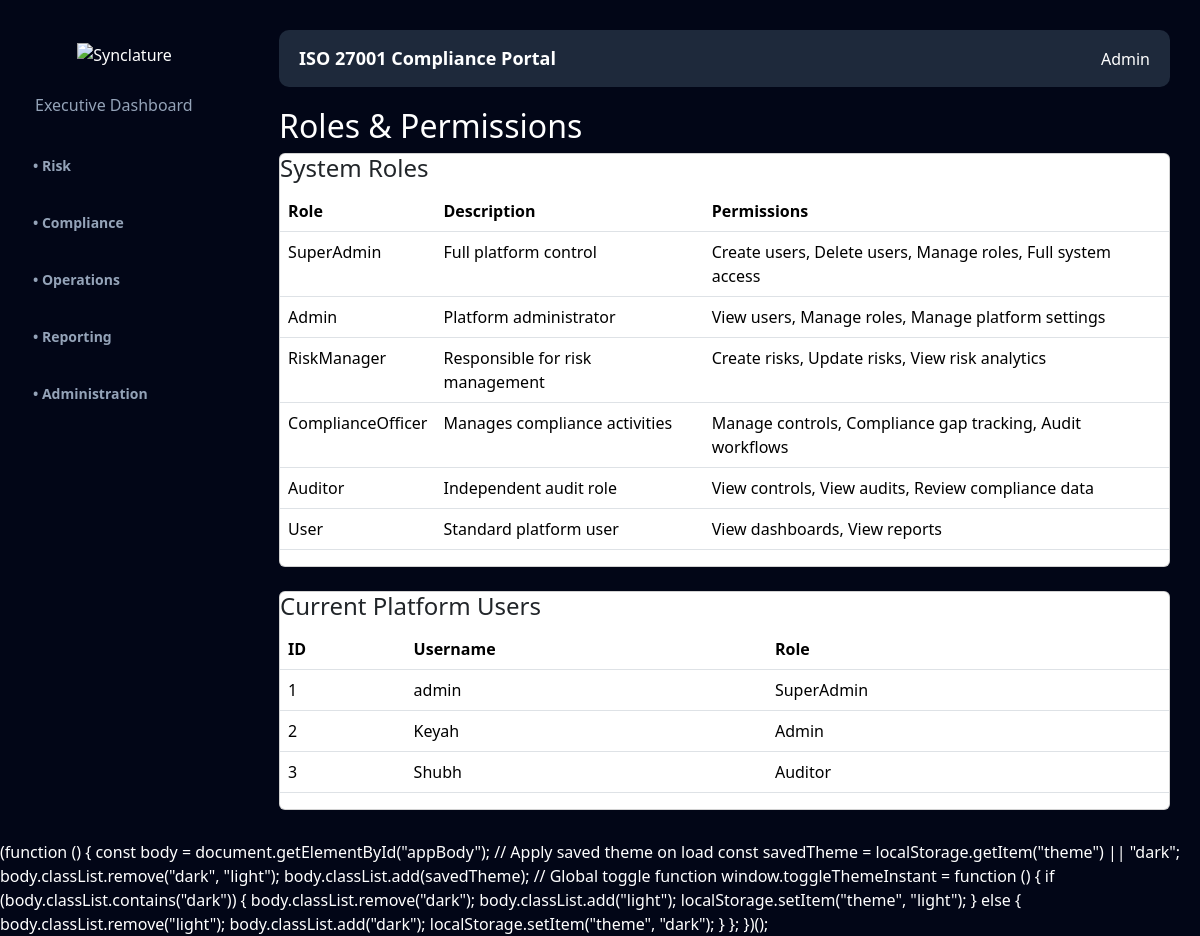
Before: /roles-permissions (signed in) with the older database file.
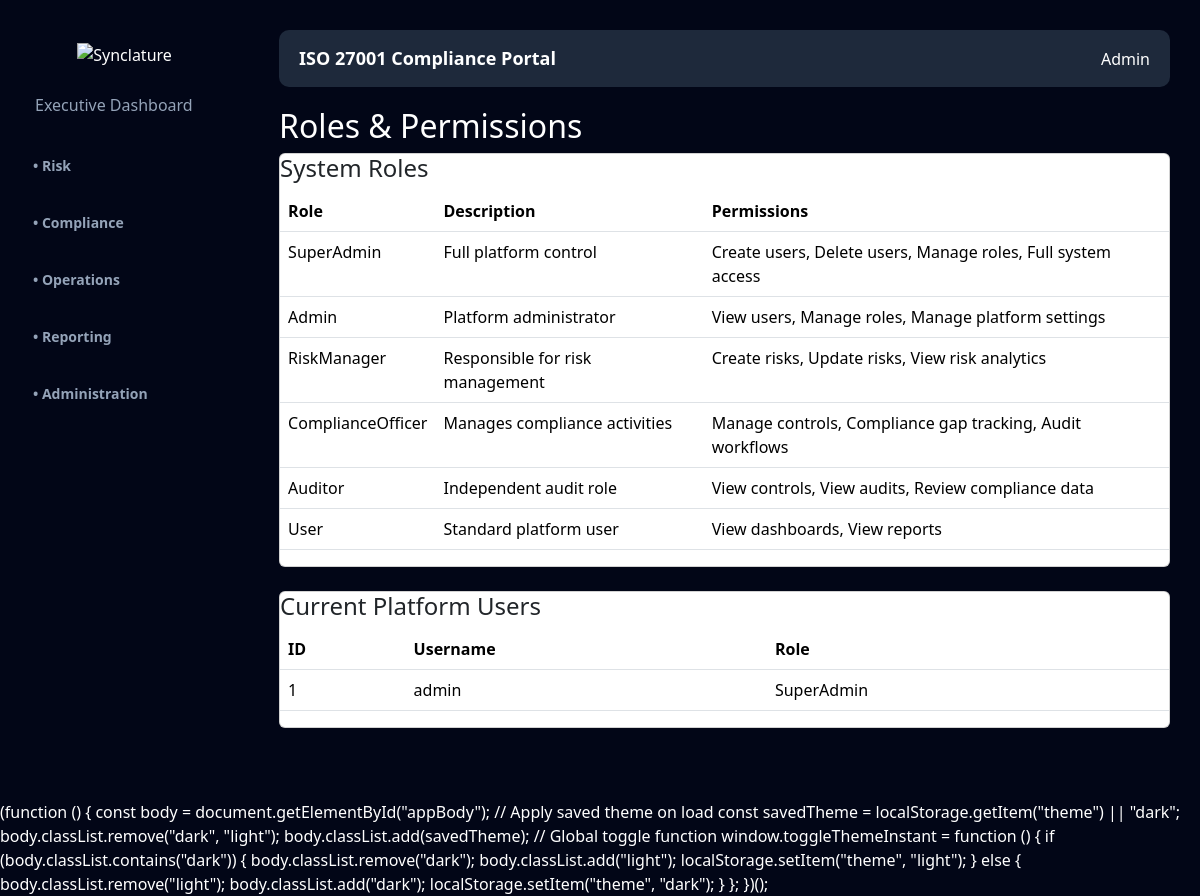
After: the same page with the newer database file.
### models.py (models this page shows)
class User(db.Model):
    id = db.Column(db.Integer, primary_key=True)
    username = db.Column(db.String(100), unique=True)
    password = db.Column(db.String(200))
    role = db.Column(db.String(50))

### app.py (the view)
@app.route("/roles-permissions")
def roles_permissions():
    if "user" not in session:
        return redirect("/login")
    if session.get("role","").lower() not in ["admin","superadmin"]:
        return "Access Denied"
    users = User.query.all()
    return render_template("pages/roles_permissions.html", users=users)

### app.py (called while the page is built)
@app.context_processor
def inject_theme():
    return dict(theme=session.get("theme", "dark"))

### templates/pages/roles_permissions.html
{% extends "base.html" %}
{% block content %}
<h2>Roles & Permissions</h2>
<div class="card">
<h4>System Roles</h4>
<table class="table">
<tr>
<th>Role</th>
<th>Description</th>
<th>Permissions</th>
</tr>
<tr>
<td>SuperAdmin</td>
<td>Full platform control</td>
<td>Create users, Delete users, Manage roles, Full system access</td>
</tr>
<tr>
<td>Admin</td>
<td>Platform administrator</td>
<td>View users, Manage roles, Manage platform settings</td>
</tr>
<tr>
<td>RiskManager</td>
<td>Responsible for risk management</td>
<td>Create risks, Update risks, View risk analytics</td>
</tr>
<tr>
<td>ComplianceOfficer</td>
<td>Manages compliance activities</td>
<td>Manage controls, Compliance gap tracking, Audit workflows</td>
</tr>
<tr>
<td>Auditor</td>
<td>Independent audit role</td>
<td>View controls, View audits, Review compliance data</td>
</tr>
<tr>
<td>User</td>
<td>Standard platform user</td>
<td>View dashboards, View reports</td>
</tr>
</table>
</div>
<div class="card mt-4">
<h4>Current Platform Users</h4>
<table class="table">
<tr>
<th>ID</th>
<th>Username</th>
<th>Role</th>
</tr>
{% for user in users %}
<tr>
<td>{{ user.id }}</td>
<td>{{ user.username }}</td>
<td>{{ user.role }}</td>
</tr>
{% endfor %}
</table>
</div>
{% endblock %}

Changed rows visible on the page:
removed User: id "2", username "Keyah", role "Admin"
removed User: id "3", username "Shubh", role "Auditor"
